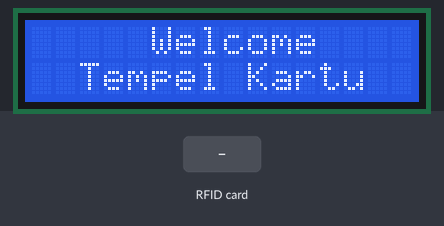
A sketch run on a simulated STM32 Blue Pill. Parts: 16×2 character LCD. The inputs (shaded band) are chosen by the test bench. What the sketch prints to the serial monitor is not drawn.

Above: at 1.3 s.
1.4 s: RFID card 8A 37 5A 1A held to the reader
At 3.3 s:
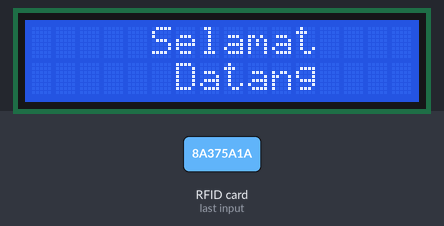
3.9 s: RFID card 5E 7A 19 C4 held to the reader
At 6.8 s:
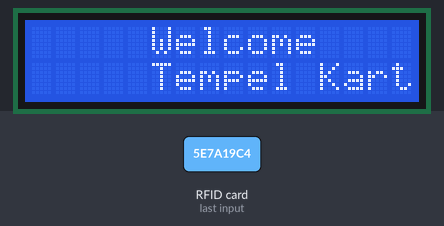
Timing chart, 0 to 8.3 s (numbered marks = the images above; inputs shaded):
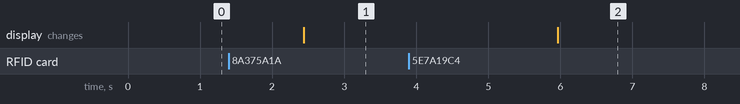

Measured:
- after the input at 1.4 s, the display: changes after 1.0 s (image 1)

The sketch:

RFID.ino
```cpp
//Librarry yang digunakan
#include <SPI.h>
#include <MFRC522.h>
#include <LiquidCrystal_I2C.h>


//Variable Baru
#define SS_PIN PB11 //SDA
#define RST_PIN PB0 //Reset
LiquidCrystal_I2C lcd(0x27, 16, 2);
MFRC522 mfrc522(SS_PIN, RST_PIN);

void setup (){
  // Fungsionalitas PIN MCU
  Serial.begin(115200); // Baudrate yang digunakan
  SPI.begin(); // Initiate SPI Begin
  mfrc522.PCD_Init(); // Initiate MFRC522
  lcd.begin();
  Serial.print ("Mulai");

  //Program yang akan dijalankan berulang-ulang
  lcd.clear(); //Untuk Menghapus karakter pada LCD
  lcd.setCursor(5,0); lcd.print("Welcome ");
  lcd.setCursor(2,1); lcd.print("Tempel Kartu");
}

void loop (){
  // Program yang diulang-ulang
  if ( ! mfrc522.PICC_IsNewCardPresent()) {return;}
  // Pilihan satu kartu
  if ( ! mfrc522.PICC_ReadCardSerial()) {return;}

  // Show UID on Serial Monitor
  Serial.print("UID tag :");
  String content= "";
  byte letter;
  for (byte i = 0; i < mfrc522.uid.size; i++)
  {
     Serial.print(mfrc522.uid.uidByte[i] < 0x10 ? " 0" : "");
     Serial.print(mfrc522.uid.uidByte[i], HEX);
     content.concat(String(mfrc522.uid.uidByte[i] < 0x10 ? " 0" : ""));
     content.concat(String(mfrc522.uid.uidByte[i], HEX));
  }
  Serial.println();
  Serial.print("Message : ");
  content.toUpperCase();
  if (content == "8A375A1A") //change here the UID of the card/cards that you want to give access
  {
    Serial.println("Selamat datang");
    delay(1000);
    lcd.clear(); //Untuk Menghapus karakter pada LCD
    lcd.setCursor(5,0); lcd.print("Selamat ");
    lcd.setCursor(5,1); lcd.print(" Datang ");
    delay(3000);

  }else{
    Serial.println("Kartu Belum Terdaftar!");
  }
  Serial.println("Tempelkan Kartu!");
  delay(500); //Jeda waktu perulagan seama 500 mili detik
  lcd.clear(); //Untuk Menghapus karakter pada LCD
  lcd.setCursor(5,0); lcd.print("Welcome ");
  lcd.setCursor(5,1); lcd.print("Tempel Kartu");
}
```
